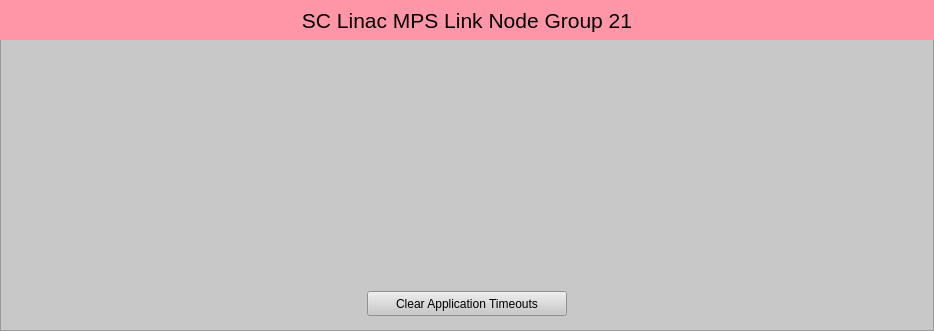
<?xml version="1.0" encoding="UTF-8"?>
<ui version="4.0">
 <class>Form</class>
 <widget class="QWidget" name="Form">
  <property name="geometry">
   <rect>
    <x>0</x>
    <y>0</y>
    <width>934</width>
    <height>331</height>
   </rect>
  </property>
  <property name="windowTitle">
   <string>SC Linac MPS Link Node Group 21</string>
  </property>
  <widget class="QFrame" name="frame">
   <property name="geometry">
    <rect>
     <x>0</x>
     <y>0</y>
     <width>934</width>
     <height>331</height>
    </rect>
   </property>
   <property name="styleSheet">
    <string notr="true">background-color: rgb(200, 200, 200);</string>
   </property>
   <property name="frameShape">
    <enum>QFrame::StyledPanel</enum>
   </property>
   <property name="frameShadow">
    <enum>QFrame::Raised</enum>
   </property>
   <widget class="QLabel" name="label">
    <property name="geometry">
     <rect>
      <x>0</x>
      <y>0</y>
      <width>934</width>
      <height>40</height>
     </rect>
    </property>
    <property name="font">
     <font>
      <pointsize>16</pointsize>
     </font>
    </property>
    <property name="styleSheet">
     <string notr="true">background-color: rgb(255, 150, 168);</string>
    </property>
    <property name="text">
     <string>SC Linac MPS Link Node Group 21</string>
    </property>
    <property name="alignment">
     <set>Qt::AlignCenter</set>
    </property>
   </widget>
   <widget class="PyDMEmbeddedDisplay" name="PyDMEmbeddedDisplay">
    <property name="geometry">
     <rect>
      <x>467</x>
      <y>50</y>
      <width>457</width>
      <height>230</height>
     </rect>
    </property>
    <property name="toolTip">
     <string/>
    </property>
    <property name="macros" stdset="0">
     <string>{"P":"MPLN:UNDS:MP05:1","CN":"SIOC:SYS0:MP02","AID":"0","SLOT_FILE":"LinkNode213_slot.ui","P_IN":"SIOC:SYS0:MP02","PGP":"10","LN":"213","TYPE":"REM","LOCA":"UNDS","IOC_UNIT":"MP05","INST":"1","VIS":"1","P_IN2":"SIOC:SYS0:MP02","TEXT":"CN B005"}</string>
    </property>
    <property name="filename" stdset="0">
     <string>$PYDM/mps/mps_crate_link.ui</string>
    </property>
   </widget>
   <widget class="PyDMEmbeddedDisplay" name="PyDMEmbeddedDisplay">
    <property name="geometry">
     <rect>
      <x>10</x>
      <y>50</y>
      <width>457</width>
      <height>230</height>
     </rect>
    </property>
    <property name="toolTip">
     <string/>
    </property>
    <property name="macros" stdset="0">
     <string>{"P":"MPLN:FEES:MP01:1","CN":"SIOC:SYS0:MP02","AID":"0","SLOT_FILE":"LinkNode216_slot.ui","P_IN":"MPLN:UNDS:MP05:1","PGP":"0","LN":"216","TYPE":"LOC","LOCA":"FEES","IOC_UNIT":"MP01","INST":"1","VIS":"0","P_IN2":"MPLN:UNDS:MP05:1","TEXT":"LN Rx"}</string>
    </property>
    <property name="filename" stdset="0">
     <string>$PYDM/mps/mps_crate_link.ui</string>
    </property>
   </widget>
   <widget class="PyDMDrawingImage" name="PyDMDrawingImage">
    <property name="geometry">
     <rect>
      <x>10</x>
      <y>279</y>
      <width>250</width>
      <height>50</height>
     </rect>
    </property>
    <property name="toolTip">
     <string/>
    </property>
    <property name="styleSheet">
     <string notr="true">background-color: rgb(200, 200, 200);</string>
    </property>
    <property name="filename" stdset="0">
     <string>$PYDM/mps/lcls_mps_lockup_sidebyside_digital.png</string>
    </property>
   </widget>
   <widget class="PyDMPushButton" name="PyDMPushButton">
    <property name="geometry">
     <rect>
      <x>367</x>
      <y>291</y>
      <width>200</width>
      <height>25</height>
     </rect>
    </property>
    <property name="toolTip">
     <string/>
    </property>
    <property name="text">
     <string>Clear Application Timeouts</string>
    </property>
    <property name="channel" stdset="0">
     <string>ca://SIOC:SYS0:MP02:TO_ERR_CLR</string>
    </property>
    <property name="pressValue" stdset="0">
     <string>1</string>
    </property>
    <property name="releaseValue" stdset="0">
     <string>0</string>
    </property>
   </widget>
  </widget>
 </widget>
 <customwidgets>
  <customwidget>
   <class>PyDMEmbeddedDisplay</class>
   <extends>QFrame</extends>
   <header>pydm.widgets.embedded_display</header>
  </customwidget>
  <customwidget>
   <class>PyDMPushButton</class>
   <extends>QPushButton</extends>
   <header>pydm.widgets.pushbutton</header>
  </customwidget>
  <customwidget>
   <class>PyDMDrawingImage</class>
   <extends>QWidget</extends>
   <header>pydm.widgets.drawing</header>
  </customwidget>
 </customwidgets>
 <resources/>
 <connections/>
</ui>
